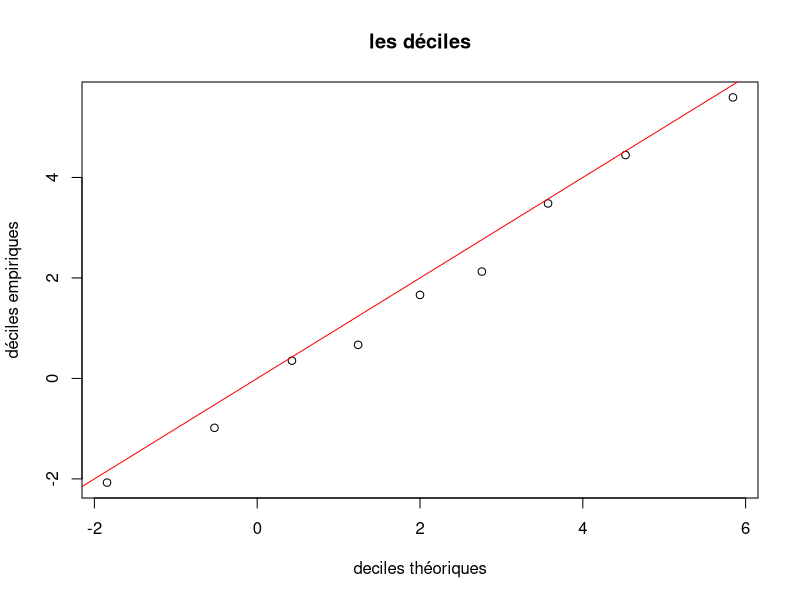
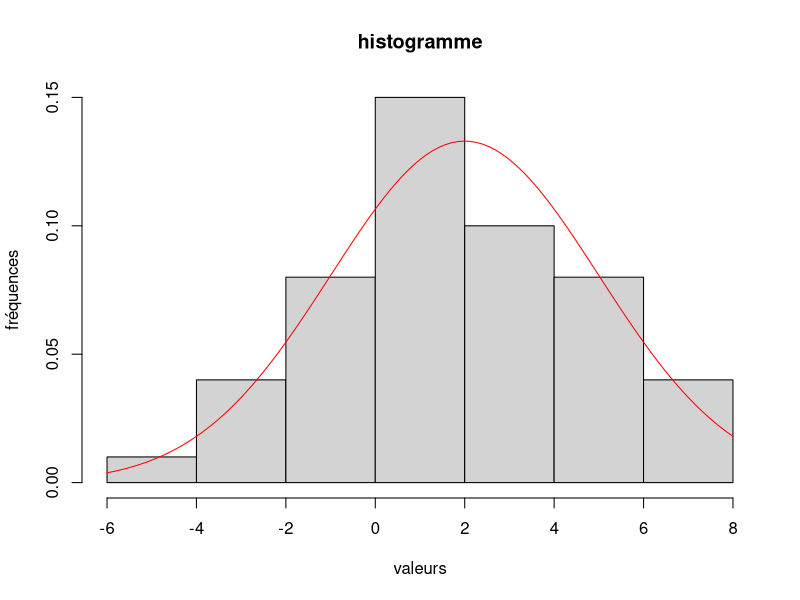
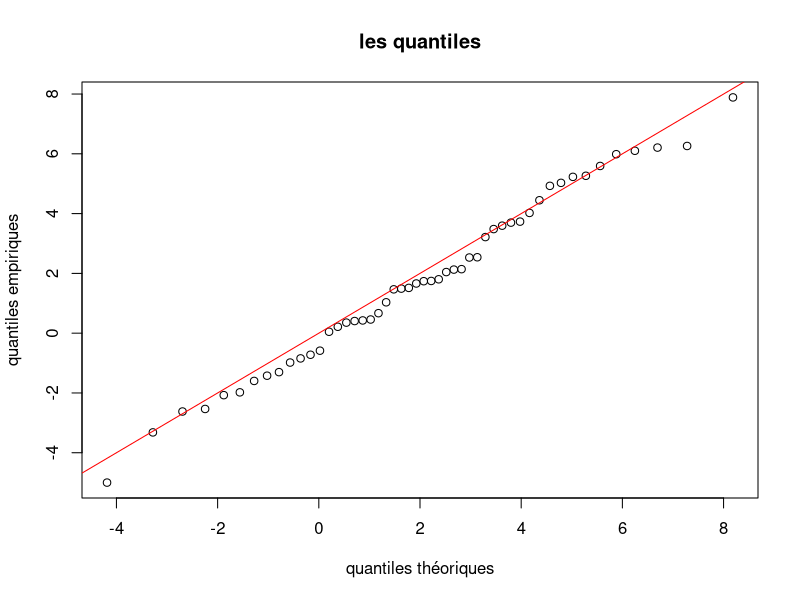
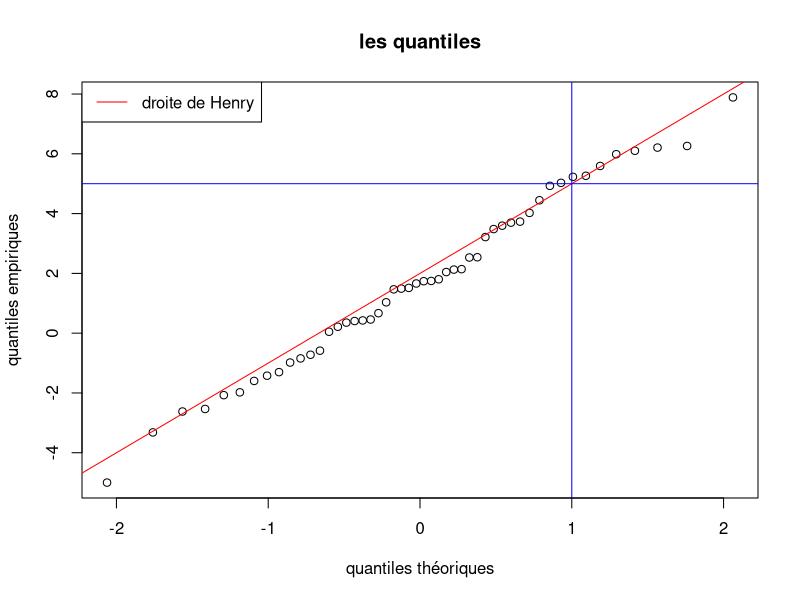

These figures' R source, in order:
# Dans cette partie X est une variable al ́eatoire de loi N (2, 4).

# Exercice 1 : quantiles empiriques ou th ́eoriques
# Le quantile empirique d’ordre α d’un  ́echantillon de n tirages ind ́ependants x1, x2, ..., xn de X est la
# valeur pour laquelle, la proportion des xi qui se trouvent inf ́erieurs ou  ́egaux `a cette valeur, vaut α. Le
# quantile th ́eorique d’ordre α appel ́e quantile (et calcul ́e par la fonction de quantile qnorm()) est la valeur
# telle que la probabilit ́e que X soit inf ́erieur ou  ́egal `a cette valeur, vaille α

# 1. Simuler un  ́echantillon de taille n = 50 de X et l’affecter `a x.

mu <- 2
sigma <- 3
n <- 50

x <- rnorm(n, mu, sigma)

# 2. Calculer les quantiles empiriques d’ordre 10%, 20%, ..., 90% de x (appel ́es aussi les d ́eciles empiriques
# car ils permettent de couper l’ ́echantillon en dix) `a l’aide de la fonction quantile() et en utilisant
# l’option type=1.

demp <- quantile(x, probs = seq(0.1, 0.9, 0.1), type = 1)

# 3. Calculer les quantiles th ́eoriques d’ordre 10%, 20%, ..., 90% de X `a l’aide de la fonction qnorm()

dtheo <- qnorm(seq(0.1, 0.9, 0.1), mu, sigma)

# 4. Faire un graphe des 9 points d’abscisses les d ́eciles et d’ordonn ́ees les d ́eciles empiriques. Ajouter
# la droite y = x. Commentaire

plot(dtheo, demp, main = "les déciles", xlab = "deciles théoriques", ylab = "déciles empiriques")
abline(0, 1, col = "red")

# 5. Faire un histogramme des observations tir ́ees et y superposer la densit ́e de la loi N (2, 4). Commen-
# taire.

hist(x, main = "histogramme", xlab = "valeurs", ylab = "fréquences", freq = FALSE)
curve(dnorm(x, mu, sigma), col = "red", add = TRUE)

# 6. Calculer les quantiles empiriques d’ordre 1/(n + 1), 2/(n + 1), ...., n/(n + 1) de x. Les comparer aux
# valeurs ordonn ́ees de l’ ́echantillon que l’on obtiendra avec la commande sort(x).

emp <- quantile(x, probs = seq(1 / (n + 1), n / (n + 1), 1 / (n + 1)), type = 1)
sort(x)

# 7. Calculer les quantiles th ́eoriques d’ordre 1/(n + 1), 2/(n + 1), ...., n/(n + 1) de X et tracer les points
# d’abscisses quantiles th ́eoriques et ordonn ́ees quantiles empiriques. Y ajouter la droite y = x.

theo <- qnorm(seq(1 / (n + 1), n / (n + 1), 1 / (n + 1)), mu, sigma)
plot(theo, emp, main = "les quantiles", xlab = "quantiles théoriques", ylab = "quantiles empiriques")
abline(0, 1, col = "red")

# 8. Reprendre les quantiles th ́eoriques d’ordre 1/(n + 1), 2/(n + 1), ...., n/(n + 1) de la variable normale
# centr ́ee r ́eduite U , calcul ́es dans la question 4 du premier exercice 1. Faire un plot() des valeurs
# ordonn ́ees de l’ ́echantillon selon les quantiles th ́eoriques d’ordre 1/(n + 1), 2/(n + 1), ...., n/(n + 1)
# de la variable normale centr ́ee r ́eduite U . Y ajouter la droite d’ ́equation y = σx + μ pour μ = 2 et
# σ = 2. Cette droite s’appelle droite de Henry et permet d’appr ́ecier la normalit ́e d’un  ́echantillon
# x1, ..., xn. Plus les points sont proches de la droite plus l’hypoth`ese de normalit ́e faite sur la variable
# qui a g ́en ́er ́e ces observations est correcte.

qtheoc <- qnorm(seq(1 / (n + 1), n / (n + 1), 1 / (n + 1)), 0, 1)
plot(qtheoc, sort(x), main = "les quantiles", xlab = "quantiles théoriques", ylab = "quantiles empiriques")
abline(mu, sigma, col = "red")
legend("topleft", legend = c("droite de Henry"), col = c("red"), lty = 1)
abline(v = 1, col = "blue")
abline(h = 5, col = "blue")
